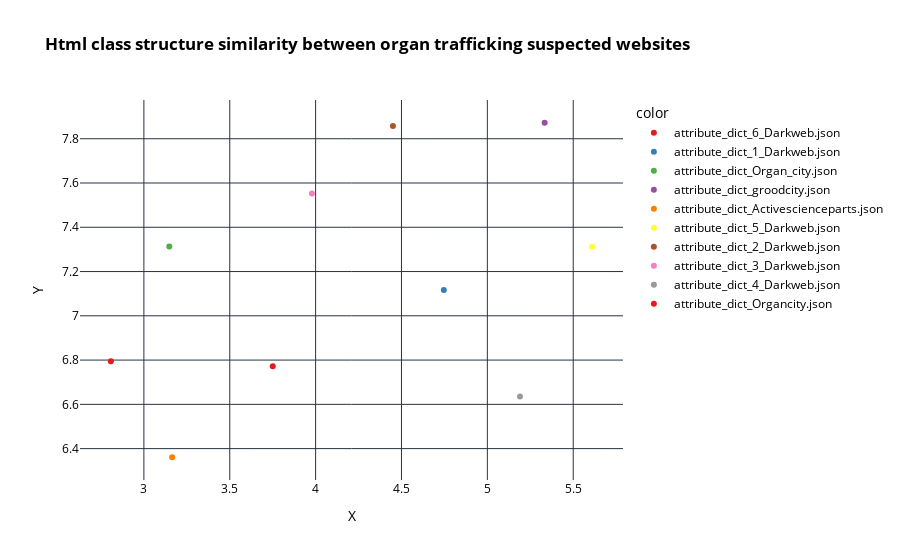

The notebook cell saved with this chart:
### Code cell
# Assume 'filename' is the column containing filenames in the results dataframe
chosen_ids = results['id'].unique()


# Create a new column for color based on the unique IDs
results['color'] = results['id']

# Define color map for unique colors
color_map = {id: px.colors.qualitative.Set1[i % len(px.colors.qualitative.Set1)] for i, id in enumerate(chosen_ids)}


# Plot the scatter plot using Plotly Express with unique colors
fig = px.scatter(results, x='x', y='y', color='color', color_discrete_map=color_map, 
                 title='<b>Html class structure similarity between organ trafficking suspected websites</b>', hover_data=['id'])
fig.update_layout(
    plot_bgcolor='white',
    paper_bgcolor='white',
    font=dict(color='black'),  # Set text color to black
    xaxis=dict(title_text='X', color='black'),  # Set X axis label and color
    yaxis=dict(title_text='Y', color='black'),  # Set Y axis label and color
)
filename_list = [os.path.basename(file_path) for file_path in df['source_file']]
#Update legend labels with filenames
legend_labels = {id: filename for id, filename in zip(results['id'], filename_list)}
fig.for_each_trace(lambda t: t.update(name=legend_labels[t.name]))

# Show the plot
fig.show()

# Save the plot to an HTML file
fig.write_html('../results/graphs/html_class/scatter_plot6.html')

### Figure 1 — Plotly figure (JSON) as saved in the notebook; plotly's stock layout.template omitted (floating-point values rounded to 4 significant figures)
{"data": [{"customdata": [["4"]], "hovertemplate": "color=4<br>x=%{x}<br>y=%{y}<br>id=%{customdata[0]}<extra></extra>", "legendgroup": "4", "marker": {"color": "rgb(228,26,28)", "symbol": "circle"}, "mode": "markers", "name": "attribute_dict_6_Darkweb.json", "orientation": "v", "showlegend": true, "x": [3.75], "xaxis": "x", "y": [6.773], "yaxis": "y", "type": "scatter"}, {"customdata": [["7"]], "hovertemplate": "color=7<br>x=%{x}<br>y=%{y}<br>id=%{customdata[0]}<extra></extra>", "legendgroup": "7", "marker": {"color": "rgb(55,126,184)", "symbol": "circle"}, "mode": "markers", "name": "attribute_dict_1_Darkweb.json", "orientation": "v", "showlegend": true, "x": [4.747], "xaxis": "x", "y": [7.117], "yaxis": "y", "type": "scatter"}, {"customdata": [["3"]], "hovertemplate": "color=3<br>x=%{x}<br>y=%{y}<br>id=%{customdata[0]}<extra></extra>", "legendgroup": "3", "marker": {"color": "rgb(77,175,74)", "symbol": "circle"}, "mode": "markers", "name": "attribute_dict_Organ_city.json", "orientation": "v", "showlegend": true, "x": [3.148], "xaxis": "x", "y": [7.313], "yaxis": "y", "type": "scatter"}, {"customdata": [["10"]], "hovertemplate": "color=10<br>x=%{x}<br>y=%{y}<br>id=%{customdata[0]}<extra></extra>", "legendgroup": "10", "marker": {"color": "rgb(152,78,163)", "symbol": "circle"}, "mode": "markers", "name": "attribute_dict_groodcity.json", "orientation": "v", "showlegend": true, "x": [5.334], "xaxis": "x", "y": [7.872], "yaxis": "y", "type": "scatter"}, {"customdata": [["1"]], "hovertemplate": "color=1<br>x=%{x}<br>y=%{y}<br>id=%{customdata[0]}<extra></extra>", "legendgroup": "1", "marker": {"color": "rgb(255,127,0)", "symbol": "circle"}, "mode": "markers", "name": "attribute_dict_Activescienceparts.json", "orientation": "v", "showlegend": true, "x": [3.165], "xaxis": "x", "y": [6.361], "yaxis": "y", "type": "scatter"}, {"customdata": [["9"]], "hovertemplate": "color=9<br>x=%{x}<br>y=%{y}<br>id=%{customdata[0]}<extra></extra>", "legendgroup": "9", "marker": {"color": "rgb(255,255,51)", "symbol": "circle"}, "mode": "markers", "name": "attribute_dict_5_Darkweb.json", "orientation": "v", "showlegend": true, "x": [5.61], "xaxis": "x", "y": [7.313], "yaxis": "y", "type": "scatter"}, {"customdata": [["6"]], "hovertemplate": "color=6<br>x=%{x}<br>y=%{y}<br>id=%{customdata[0]}<extra></extra>", "legendgroup": "6", "marker": {"color": "rgb(166,86,40)", "symbol": "circle"}, "mode": "markers", "name": "attribute_dict_2_Darkweb.json", "orientation": "v", "showlegend": true, "x": [4.45], "xaxis": "x", "y": [7.858], "yaxis": "y", "type": "scatter"}, {"customdata": [["5"]], "hovertemplate": "color=5<br>x=%{x}<br>y=%{y}<br>id=%{customdata[0]}<extra></extra>", "legendgroup": "5", "marker": {"color": "rgb(247,129,191)", "symbol": "circle"}, "mode": "markers", "name": "attribute_dict_3_Darkweb.json", "orientation": "v", "showlegend": true, "x": [3.978], "xaxis": "x", "y": [7.552], "yaxis": "y", "type": "scatter"}, {"customdata": [["8"]], "hovertemplate": "color=8<br>x=%{x}<br>y=%{y}<br>id=%{customdata[0]}<extra></extra>", "legendgroup": "8", "marker": {"color": "rgb(153,153,153)", "symbol": "circle"}, "mode": "markers", "name": "attribute_dict_4_Darkweb.json", "orientation": "v", "showlegend": true, "x": [5.19], "xaxis": "x", "y": [6.636], "yaxis": "y", "type": "scatter"}, {"customdata": [["2"]], "hovertemplate": "color=2<br>x=%{x}<br>y=%{y}<br>id=%{customdata[0]}<extra></extra>", "legendgroup": "2", "marker": {"color": "rgb(228,26,28)", "symbol": "circle"}, "mode": "markers", "name": "attribute_dict_Organcity.json", "orientation": "v", "showlegend": true, "x": [2.808], "xaxis": "x", "y": [6.795], "yaxis": "y", "type": "scatter"}], "layout": {"xaxis": {"anchor": "y", "domain": [0.0, 1.0], "title": {"text": "X"}, "color": "black"}, "yaxis": {"anchor": "x", "domain": [0.0, 1.0], "title": {"text": "Y"}, "color": "black"}, "legend": {"title": {"text": "color"}, "tracegroupgap": 0}, "title": {"text": "<b>Html class structure similarity between organ trafficking suspected websites</b>"}, "font": {"color": "black"}, "plot_bgcolor": "white", "paper_bgcolor": "white"}}
